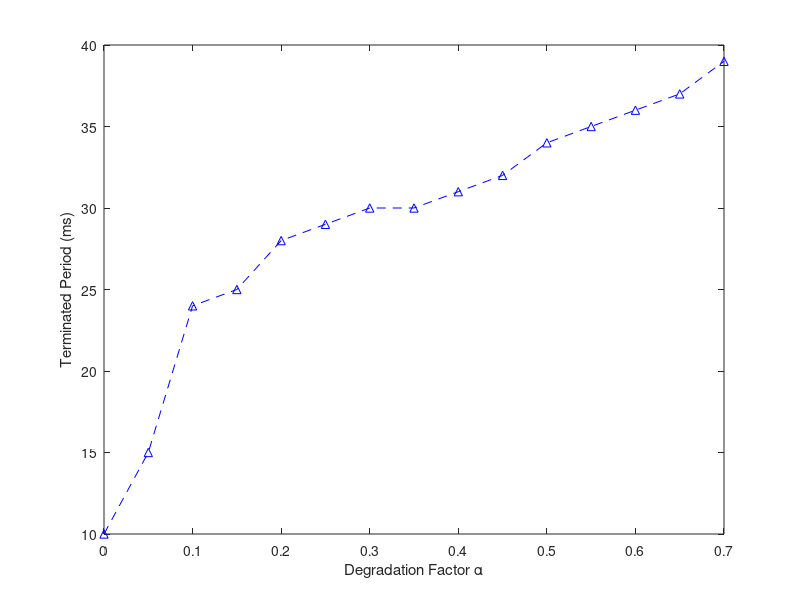

MATLAB code for this plot:
alpha = 1 - [1.0, 0.95, 0.9, 0.85, 0.8, 0.75, 0.7, 0.65, 0.6, 0.55, 0.5, 0.45, 0.4, 0.35, 0.3];
ti = [10, 15, 24, 25, 28, 29, 30, 30, 31, 32, 34, 35, 36, 37, 39];

plot(alpha, ti, 'b^--')
xlabel('Degradation Factor \alpha')
ylabel('Terminated Period (ms)')